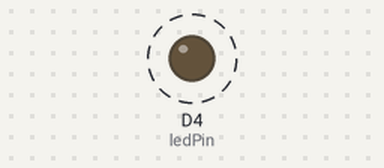
This sketch was run on a simulated ESP8266 (NodeMCU). On the bench: output pins drawn as LEDs (lit = HIGH). Dashed ring = blinking. What the sketch prints to the serial monitor is not drawn.

Above: at 0.5 s.
Timing chart, 0 to 3.5 s (numbered marks = the images above):
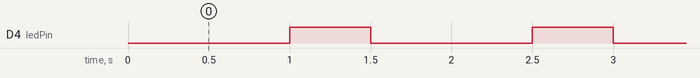

The sketch:

02.SerialMonitor.ino
```cpp
/*
  Note uses LED_BUILTIN for SHIPSET CP2102
  Note use D4 for SHIPSET CH340
*/
const int ledPin = D4;
int timeOn = 1000;
int timeOff = 500;

void setup() {
  pinMode(ledPin, OUTPUT);
  Serial.begin(9600);
  Serial.print("LED On/Off ");
  Serial.println(timeOn + timeOff);
}

void loop() {
  digitalWrite(ledPin, LOW);
  Serial.println("LED is ON");
  delay(timeOn);

  digitalWrite(ledPin, HIGH);
  Serial.println("LED is OFF");
  delay(timeOff);
}
```

Measured:
- by itself, D4 (ledPin): alternates HIGH for 0.50 s and LOW for 1.0 s
